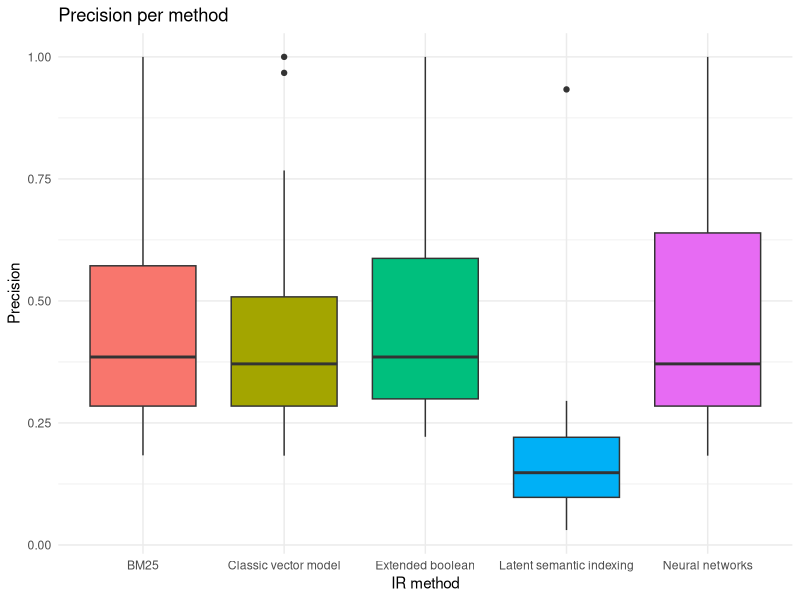

Generate this figure with R:
#loading library
require("ggplot2")

# selecting the current directory
setwd("/home/user/tassiovale/spltrac/experiment/results/")

# read csv file
data <- read.csv("2017-07-31_11h53m_output.csv")

chart <- ggplot(data=data, aes(x=method, y=precision, fill=method)) +
    geom_boxplot() +
    theme_minimal() +
    ggtitle("Precision per method") +
    labs(x="IR method", y="Precision") +
    scale_fill_discrete(guide=FALSE)

ggsave("2017-07-31_11h53m_precision_chart.eps")